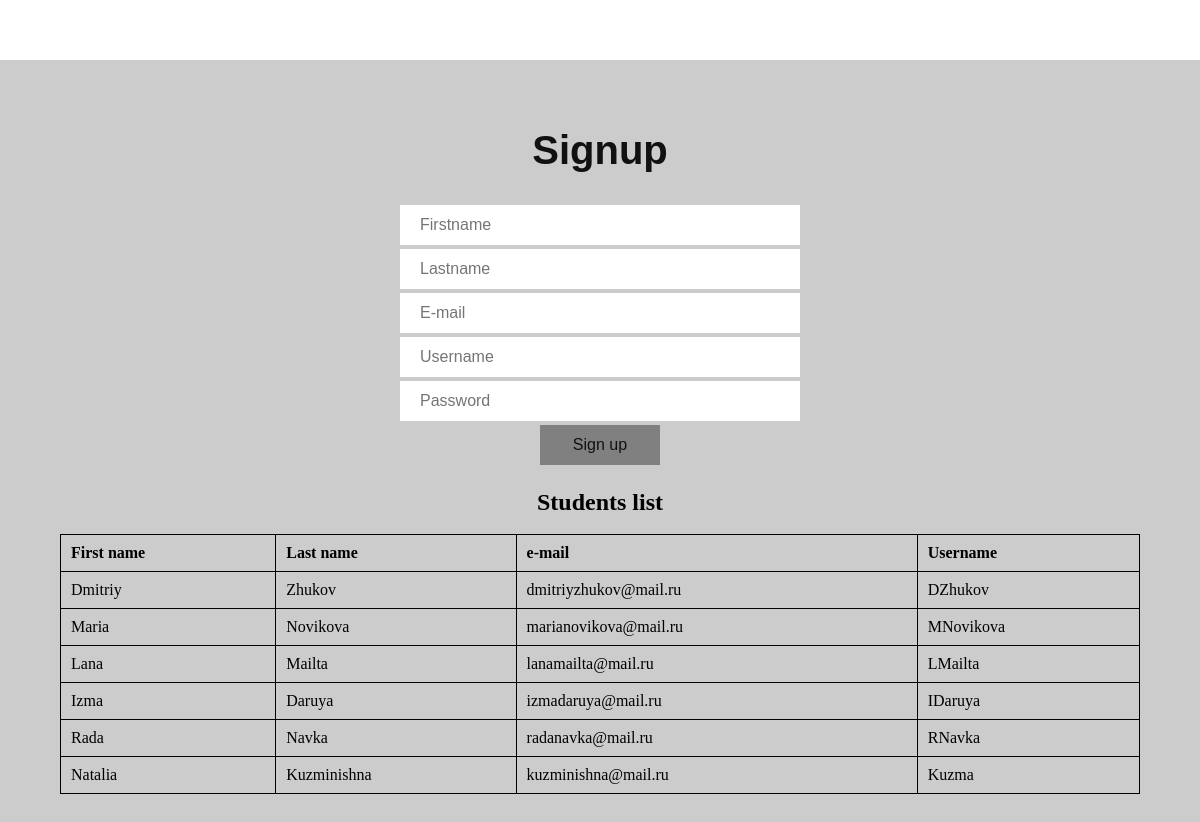
The app's page /signup.php with its own data.
### tables this page shows
CREATE TABLE `users` (
  `user_id` int(11) NOT NULL,
  `user_first` varchar(256) NOT NULL,
  `user_last` varchar(256) NOT NULL,
  `user_email` varchar(256) NOT NULL,
  `user_uid` varchar(256) NOT NULL,
  `user_pwd` varchar(256) NOT NULL
);

### signup.php (the view, shortened to what this page needs)
<?php
include_once 'header.php';
?>
	<section class="main-container">
		<div class="main-wrapper">
			<h2>Signup</h2>
			<form class="signup-form" action="includes/signup.inc.php" method="POST">
				<input type="text" name="first" placeholder="Firstname">
				<input type="text" name="last" placeholder="Lastname">
				<input type="text" name="email" placeholder="E-mail">
				<input type="text" name="uid" placeholder="Username">
				<input type="password" name="pwd" placeholder="Password">
				<button type="submit"name="submit">Sign up</button>
			</form>
		</div>
	</section>
	<section>
		<div>
			<h2>Students list</h2>
			<table>
				<tr>
					<th>First name</th>
					<th>Last name</th>
					<th>e-mail</th>
					<th>Username</th>
				</tr>
				<?php
				include_once 'includes/dbh.inc.php';
				$sql = "SELECT user_first, user_last, user_email, user_uid from users";
				$result = $conn->query($sql);
				if ($result-> num_rows > 0) {
				while ($row = $result->fetch_assoc()) {
				echo "<tr><td>".$row['user_first']."</td><td>".$row['user_last']."</td><td>".$row['user_email']."</td><td>".$row['user_uid']."</td><tr>";
				}
				echo "</table>";
			} else {
				echo "0 result";
			}
				?>
		</div>
	</section>
<?php
include_once 'footer.php';
?>

### header.php (shortened to what this page needs)
<!DOCTYPE html>
<html lang="en">
<head>
	<link rel="stylesheet" type="text/css" href="style.css">
</head>
<body>
	<header>
		<nav>
		</nav>
	</header>

### footer.php
</body>
</html>

### style.css (style rules this page uses)
html, body, div, span, object, iframe, h1, h2, h3, h4, h5, h6, p, blockquote, pre, abbr, address, cite, code, del, dfn, em, img, ins, kbd, q, samp, small, strong, sub, sup, var, b, i, dl, dt, dd, ol, ul, li, fieldset, form, label, legend, table, caption, tbody, tfoot, thead, tr, th, td, article, aside, canvas, details, figcaption, figure, footer, header, hgroup, menu, nav, section, summary, time, mark, audio, video { margin:0; padding:0; border:0; outline:0; font-size:100%; vertical-align:baseline; background:transparent; }
body { line-height:1; }
article,aside,details,figcaption,figure, footer,header,hgroup,menu,nav,section { display:block; }
table { border-collapse:collapse; border-spacing:0; }
input, select { vertical-align:middle; }
.main-wrapper { margin: 0 auto; width: 1000px; }
body { background-color: #ccc; }
header nav { width: 100%; height: 60px; background-color: #fff; }
.main-container { padding-top: 40px; }
.main-container h2 { font-family: arial; font-size: 40px; color: #111; line-height: 50px; text-align: center; }
.signup-form { width: 400px; margin: 0 auto; padding-top: 30px; }
.signup-form input { width: 90%; height: 40px; padding: 0px 5%; margin-bottom: 4px; border: none; background-color: #fff; font-family: arial; font-size: 16px; color: #111; line-height: 40px; }
.signup-form button { margin: 0 auto; display: block; width: 30%; height: 40px; border: none; background-color: grey; font-family: arial; font-size: 16px; color: #111; cursor: pointer; }
h1, h2 { text-align:center; font-size: 24px; margin-top: 25px; }
table { width: 90%; margin-left: 5%; margin-top: 20px; margin-bottom: 60px; }
th { text-align: left; }
table, th, td { border: 1px solid #000; border-collapse: collapse; }
th, td { padding: 10px; }

### records on screen
users: user_first "Dmitriy", user_last "Zhukov", user_email "dmitriyzhukov@mail.ru", user_uid "DZhukov"
users: user_first "Maria", user_last "Novikova", user_email "marianovikova@mail.ru", user_uid "MNovikova"
users: user_first "Lana", user_last "Mailta", user_email "lanamailta@mail.ru", user_uid "LMailta"
users: user_first "Izma", user_last "Daruya", user_email "izmadaruya@mail.ru", user_uid "IDaruya"
users: user_first "Rada", user_last "Navka", user_email "radanavka@mail.ru", user_uid "RNavka"
users: user_first "Natalia", user_last "Kuzminishna", user_email "kuzminishna@mail.ru", user_uid "Kuzma"
